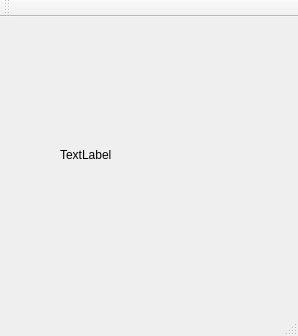
<?xml version="1.0" encoding="UTF-8"?>
<ui version="4.0">
 <class>MainWindow</class>
 <widget class="QMainWindow" name="MainWindow">
  <property name="geometry">
   <rect>
    <x>0</x>
    <y>0</y>
    <width>298</width>
    <height>336</height>
   </rect>
  </property>
  <property name="windowTitle">
   <string>MainWindow</string>
  </property>
  <widget class="QWidget" name="centralWidget">
   <widget class="QLabel" name="label">
    <property name="geometry">
     <rect>
      <x>60</x>
      <y>130</y>
      <width>81</width>
      <height>16</height>
     </rect>
    </property>
    <property name="text">
     <string>TextLabel</string>
    </property>
   </widget>
  </widget>
  <widget class="QMenuBar" name="menuBar">
   <property name="geometry">
    <rect>
     <x>0</x>
     <y>0</y>
     <width>298</width>
     <height>25</height>
    </rect>
   </property>
  </widget>
  <widget class="QToolBar" name="mainToolBar">
   <attribute name="toolBarArea">
    <enum>TopToolBarArea</enum>
   </attribute>
   <attribute name="toolBarBreak">
    <bool>false</bool>
   </attribute>
  </widget>
  <widget class="QStatusBar" name="statusBar"/>
 </widget>
 <layoutdefault spacing="6" margin="11"/>
 <resources/>
 <connections/>
</ui>
